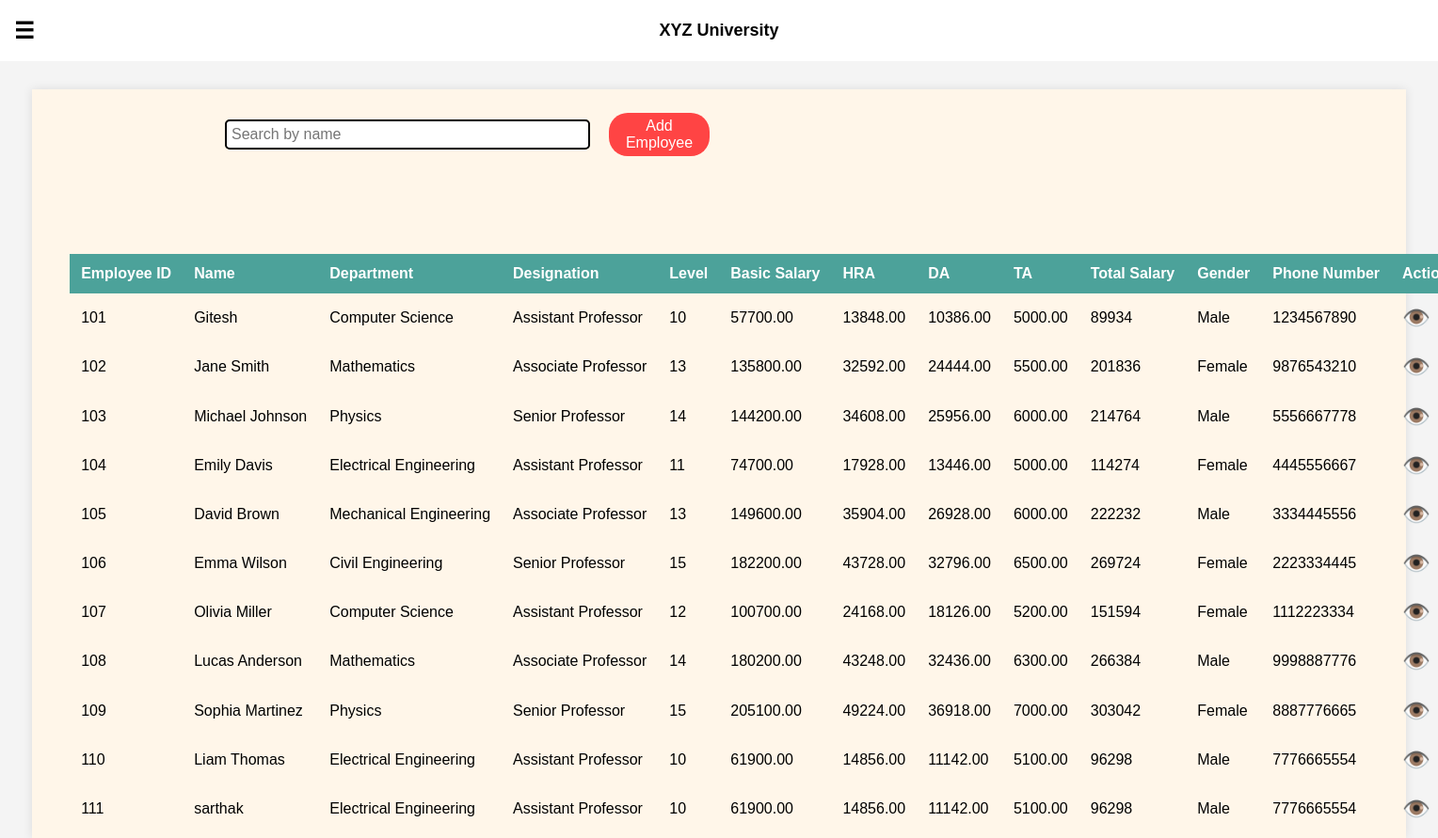
Page /employee/employee.php on the committed database.
### tables this page shows
CREATE TABLE `employee` (
  `empid` int(11) NOT NULL,
  `name` varchar(100) DEFAULT NULL,
  `department` varchar(100) DEFAULT NULL,
  `designation` varchar(100) DEFAULT NULL,
  `level` int(11) DEFAULT NULL,
  `basic_salary` decimal(10,2) DEFAULT NULL,
  `DA` decimal(10,2) DEFAULT NULL,
  `HRA` decimal(10,2) DEFAULT NULL,
  `TA` decimal(10,2) DEFAULT NULL,
  `PA` decimal(10,2) DEFAULT NULL,
  `gender` varchar(10) DEFAULT NULL,
  `phone_number` varchar(15) DEFAULT NULL,
  `HRA_prec` decimal(5,2) DEFAULT NULL,
  `DA_perc` decimal(5,2) DEFAULT NULL
);

### employee/employee.php (the view, shortened to what this page needs)
<!DOCTYPE html>
<html lang="en">
<head>
    <link rel="stylesheet" href="\mini\styles.css">
    <link rel="stylesheet" href="\mini\commonstyle.css">
</head>
<body>
    <div class="top-bar">
        <span class="menu-icon" onclick="openNav()">&#9776;</span>
        <h1>XYZ University</h1>
    </div>
    <div class="container">
        <div class="search-bar">
            <input type="text" id="searchInput" placeholder="Search by name" onkeyup="filterTable()">
            <button>Add Employee</button>
        </div>
        <table class="table">
            <thead>
                <tr>
                    <th>Employee ID</th>
                    <th>Name</th>
                    <th>Department</th>
                    <th>Designation</th>
                    <th>Level</th>
                    <th>Basic Salary</th>
                    <th>HRA</th>
                    <th>DA</th>
                    <th>TA</th>
                    <th>Total Salary</th>
                    <th>Gender</th>
                    <th>Phone Number</th>
                    <th>Action</th>
                </tr>
            </thead>
            <tbody>
                <?php
                $servername = "localhost";
                $username = "root";
                $password = "";
                $dbname = "salary";
                $conn = new mysqli($servername, $username, $password, $dbname);
                $sql = "SELECT empid, name, department, designation, level, basic_salary, HRA, DA, TA, PA, gender, phone_number, DA_perc, HRA_prec FROM employee";
                $result = $conn->query($sql);
                if ($result->num_rows > 0) {
                    while ($row = $result->fetch_assoc()) {
                        $totalSalary = $row['basic_salary'] + $row['HRA'] + $row['DA'] + $row['TA'] + $row['PA'];
                        echo "<tr>
                            <td>{$row['empid']}</td>
                            <td>{$row['name']}</td>
                            <td>{$row['department']}</td>
                            <td>{$row['designation']}</td>
                            <td>{$row['level']}</td>
                            <td>{$row['basic_salary']}</td>
                            <td>{$row['HRA']}</td>
                            <td>{$row['DA']}</td>
                            <td>{$row['TA']}</td>
                            <td>{$totalSalary}</td>
                            <td>{$row['gender']}</td>
                            <td>{$row['phone_number']}</td>
                            <td><span class='eye-icon' onclick='viewEmployee({$row['empid']})'>👁️</span></td>
                        </tr>";
                    }
                } else {
                    echo "<tr><td colspan='13'>No employees found</td></tr>";
                }
                ?>
            </tbody>
        </table>
    </div>
</body>
</html>

### styles.css (style rules this page uses)
body { font-family: Arial, sans-serif; background-color: #f4f4f4; margin: 0; padding: 0; height: 100vh; display: flex; flex-direction: column; overflow-x: hidden; }
.top-bar { background-color: #ffff; color: black; padding: 10px 15px; text-align: center; font-size: 10px; font-family: 'Gill Sans', 'Gill Sans MT', Calibri, 'Trebuchet MS', sans-serif; font-weight: bold; display: flex; align-items: center; justify-content: center; position: relative; }
.menu-icon { position: absolute; left: 15px; font-size: 24px; cursor: pointer; }
.container { display: flex; flex-grow: 1; }
table { width: 100%; border-collapse: collapse; margin-top: 10px; }
table, th, td { border-bottom: #ddd; padding: 8px; }
th { color: #d62d20; }
.table { width: 100%; }
.table th, .table td { white-space: nowrap; }

### commonstyle.css (style rules this page uses)
body { font-family: Arial, sans-serif; background-color: #f4f4f4; margin: 0; padding: 0; height: 100vh; display: flex; flex-direction: column; overflow-x: hidden; }
.top-bar { background-color: #ffff; color: black; padding: 10px 15px; text-align: center; font-size: 9px; font-family: 'Gill Sans', 'Gill Sans MT', Calibri, 'Trebuchet MS', sans-serif; font-weight: bold; display: flex; align-items: center; justify-content: center; position: relative; }
.menu-icon { position: absolute; left: 15px; font-size: 24px; cursor: pointer; }
.container { display: flex; flex-grow: 1; }

### employee/employee.php (style rules this page uses)
.container { max-width: 1450px; margin: 30px auto; background-color: #fff6e9; padding: 5px; box-shadow: 0 0 10px rgba(0, 0, 0, 0.1); }
.search-bar { display: flex; justify-content: space-between; align-items: center; margin-bottom: 700px; margin-left: 200px; }
.search-bar input { width: 400px; padding: 5px; border-radius: 5px; border: 1px solid #ccc; border-color: black; border-width: 2px; font-size: 16px; }
.search-bar button { background-color: #f44; color: white; border: none; padding: 5px 5px; border-radius: 20px; font-size: 16px; cursor: pointer; margin: 20px; }
.search-bar + table { margin-top: 170px; }
table { width: 100%; margin: 0; margin-left: -700px; margin-right: 200px; border-collapse: collapse; }
th, td { padding: 12px; border: -10px solid #0000; text-align: left; }
th { background-color: #4ca29a; color: #ffff; font-weight: bold; }
.eye-icon { font-size: 1.5rem; cursor: pointer; }

### rows in the picture
employee: empid "101", name "Gitesh", department "Computer Science", designation "Assistant Professor", level "10", basic_salary "57700.00", HRA "13848.00", DA "10386.00", TA "5000.00", totalSalary "89934", gender "Male", phone_number "1234567890"
employee: empid "102", name "Jane Smith", department "Mathematics", designation "Associate Professor", level "13", basic_salary "135800.00", HRA "32592.00", DA "24444.00", TA "5500.00", totalSalary "201836", gender "Female", phone_number "9876543210"
employee: empid "103", name "Michael Johnson", department "Physics", designation "Senior Professor", level "14", basic_salary "144200.00", HRA "34608.00", DA "25956.00", TA "6000.00", totalSalary "214764", gender "Male", phone_number "5556667778"
employee: empid "104", name "Emily Davis", department "Electrical Engineering", designation "Assistant Professor", level "11", basic_salary "74700.00", HRA "17928.00", DA "13446.00", TA "5000.00", totalSalary "114274", gender "Female", phone_number "4445556667"
employee: empid "105", name "David Brown", department "Mechanical Engineering", designation "Associate Professor", level "13", basic_salary "149600.00", HRA "35904.00", DA "26928.00", TA "6000.00", totalSalary "222232", gender "Male", phone_number "3334445556"
employee: empid "106", name "Emma Wilson", department "Civil Engineering", designation "Senior Professor", level "15", basic_salary "182200.00", HRA "43728.00", DA "32796.00", TA "6500.00", totalSalary "269724", gender "Female", phone_number "2223334445"
employee: empid "107", name "Olivia Miller", department "Computer Science", designation "Assistant Professor", level "12", basic_salary "100700.00", HRA "24168.00", DA "18126.00", TA "5200.00", totalSalary "151594", gender "Female", phone_number "1112223334"
employee: empid "108", name "Lucas Anderson", department "Mathematics", designation "Associate Professor", level "14", basic_salary "180200.00", HRA "43248.00", DA "32436.00", TA "6300.00", totalSalary "266384", gender "Male", phone_number "9998887776"
employee: empid "109", name "Sophia Martinez", department "Physics", designation "Senior Professor", level "15", basic_salary "205100.00", HRA "49224.00", DA "36918.00", TA "7000.00", totalSalary "303042", gender "Female", phone_number "8887776665"
employee: empid "110", name "Liam Thomas", department "Electrical Engineering", designation "Assistant Professor", level "10", basic_salary "61900.00", HRA "14856.00", DA "11142.00", TA "5100.00", totalSalary "96298", gender "Male", phone_number "7776665554"
employee: empid "111", name "sarthak", department "Electrical Engineering", designation "Assistant Professor", level "10", basic_salary "61900.00", HRA "14856.00", DA "11142.00", TA "5100.00", totalSalary "96298", gender "Male", phone_number "7776665554"
